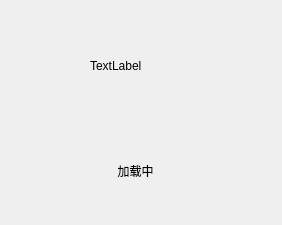
<?xml version="1.0" encoding="UTF-8"?>
<ui version="4.0">
 <class>QWaiting</class>
 <widget class="QWidget" name="QWaiting">
  <property name="geometry">
   <rect>
    <x>0</x>
    <y>0</y>
    <width>282</width>
    <height>225</height>
   </rect>
  </property>
  <property name="windowTitle">
   <string>Form</string>
  </property>
  <widget class="QLabel" name="label_gif">
   <property name="geometry">
    <rect>
     <x>90</x>
     <y>20</y>
     <width>91</width>
     <height>91</height>
    </rect>
   </property>
   <property name="text">
    <string>TextLabel</string>
   </property>
  </widget>
  <widget class="QLabel" name="label_state">
   <property name="geometry">
    <rect>
     <x>10</x>
     <y>130</y>
     <width>251</width>
     <height>81</height>
    </rect>
   </property>
   <property name="text">
    <string>加载中</string>
   </property>
   <property name="alignment">
    <set>Qt::AlignCenter</set>
   </property>
  </widget>
 </widget>
 <resources/>
 <connections/>
</ui>
